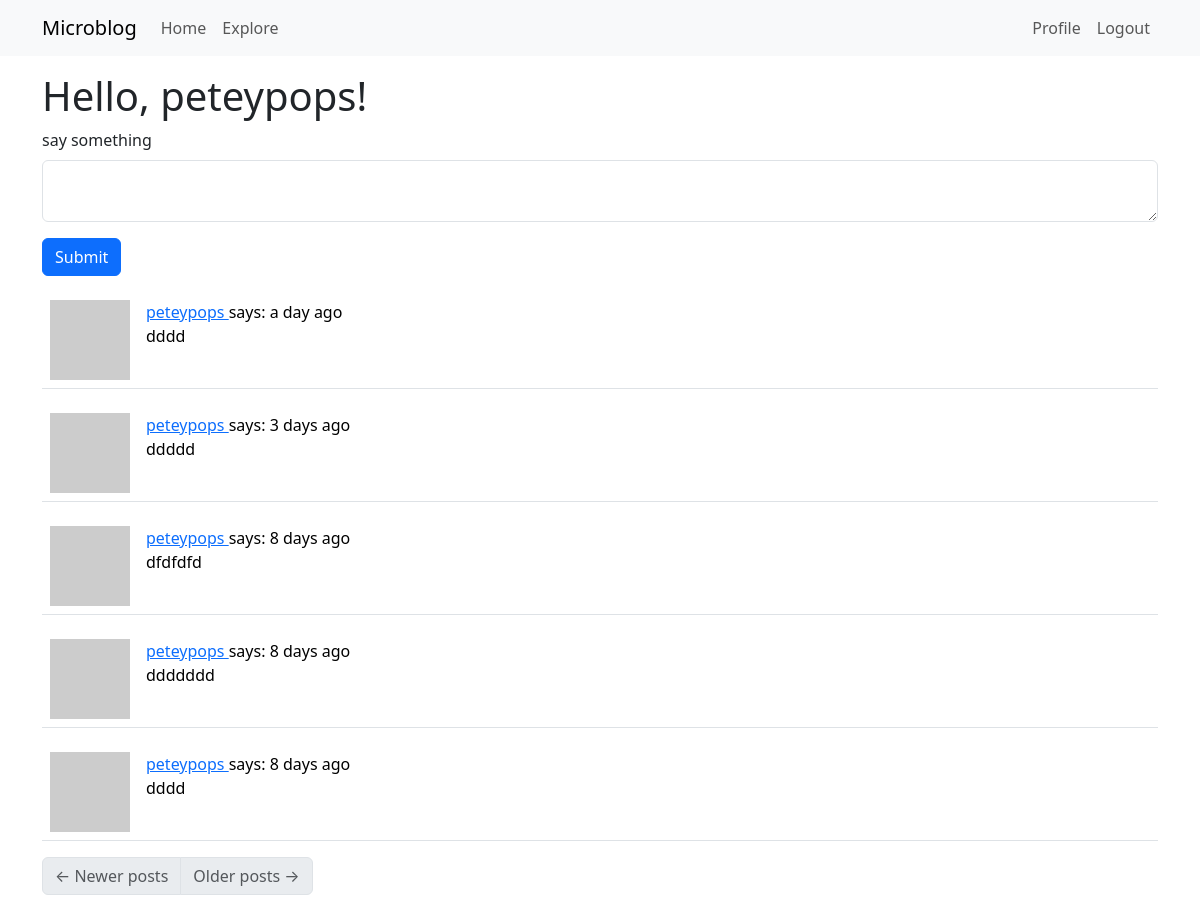
The app's page /index (signed in) with its own data.
### app/models.py (models this page shows, shortened)
class User(UserMixin, db.Model):
    id: so.Mapped[int] = so.mapped_column(primary_key=True)
    username: so.Mapped[str] = \
        so.mapped_column(sa.String(64), index=True, unique=True)
    email: so.Mapped[str] = so.mapped_column(sa.String(120),
                                             index=True, unique=True)
    password_hash: so.Mapped[Optional[str]] = so.mapped_column(sa.String(256))
    posts: so.WriteOnlyMapped['Post'] = \
        so.relationship(back_populates='author')
    about_me: so.Mapped[Optional[str]] = so.mapped_column(sa.String(140))
    last_seen: so.Mapped[Optional[datetime]] \
        = so.mapped_column(default=lambda: datetime.now(timezone.utc))
    following: so.WriteOnlyMapped['User'] = so.relationship(
        secondary=followers,
        primaryjoin=(followers.c.follower_id == id),
        secondaryjoin=(followers.c.followed_id == id),
        back_populates='followers'
    )
    followers: so.WriteOnlyMapped['User'] = so.relationship(
        secondary=followers,
        primaryjoin=(followers.c.followed_id == id),
        secondaryjoin=(followers.c.follower_id == id),
        back_populates='following'
    )
    def avatar(self, size):
        digest = md5(self.email.lower().encode('utf-8')).hexdigest()
        return f"https://www.gravatar.com/avatar/{digest}?d=identicon&s={size}"
    def following_posts(self):
        Author = so.aliased(User)
        Follower = so.aliased(User)
        return (
            sa.select(Post)
            .join(Post.author.of_type(Author))
            .join(Author.followers.of_type(Follower), isouter=True)
            .where(sa.or_(
                Follower.id == self.id,
                Author.id == self.id,
            ))
            .group_by(Post)
            .order_by(Post.timestamp.desc())
        )

class Post(db.Model):
    id: so.Mapped[int] = so.mapped_column(primary_key=True)
    body: so.Mapped[str] = so.mapped_column(sa.String(140))
    timestamp: so.Mapped[datetime] = so.mapped_column(
        index=True, default=lambda: datetime.now(timezone.utc))
    user_id: so.Mapped[int] = so.mapped_column(sa.ForeignKey(User.id),
                                               index=True)
    author: so.Mapped[User] = so.relationship(back_populates='posts')

### app/routes.py (the view)
@app.route("/", methods=['GET', 'POST'])
@app.route("/index", methods=['GET', 'POST'])
@login_required
def index():
    form = PostForm()
    if form.validate_on_submit():
        post = Post(body=form.post.data, author=current_user)
        db.session.add(post)
        db.session.commit()
        flash(_('Your post is now live!'))
        return redirect(url_for('index'))
    page = request.args.get('page', 1, type=int)
    posts = db.paginate(current_user.following_posts(),
                        page=page,
                        per_page=app.config['POSTS_PER_PAGE'],
                        error_out=False
                        )
    print(f"NUMS: PREV: {posts.prev_num} NEXT: {posts.next_num}")
    next_url = url_for('index', page=posts.next_num) \
        if posts.has_next else None
    prev_url = url_for('index', page=posts.prev_num) \
        if posts.has_prev else None
    return render_template(
                            "index.html",
                            title=None,
                            posts=posts.items,
                            form=form,
                            next_url=next_url,
                            prev_url=prev_url)

### app/forms.py
class PostForm(FlaskForm):
    post = TextAreaField('say something',
                         validators=[DataRequired(),
                         Length(min=1, max=140)])
    submit = SubmitField('Submit')

### app/models.py (called while the page is built)
@login.user_loader
def load_user(id):
    return db.session.get(User, int(id))

### app/routes.py (called while the page is built)
@app.before_request
def before_request():
    if current_user.is_authenticated:
        current_user.last_seen = datetime.now(timezone.utc)
        db.session.commit()

### app/templates/index.html
{% extends "base.html" %}
{% import "bootstrap_wtf.html" as wtf %}
{% block content %}
<h1>Hello, {{ current_user.username }}!</h1>
{% if form %}
    {{ wtf.quick_form(form) }}
{% endif %}
{% for post in posts %}
    {% include "_post.html" %}
{% endfor %}
<nav aria-label="Post navigation">
    <ul class="pagination">
        <li class="page-item{% if not prev_url %} disabled{% endif %}">
            <a class="page-link" href="{{ prev_url }}">
                <span aria-hidden="true">&larr;</span> Newer posts
            </a>
        </li>
        <li class="page-item{% if not next_url %} disabled{% endif %}">
            <a class="page-link" href="{{ next_url }}">
                Older posts <span aria-hidden="true">&rarr;</span>
            </a>
        </li>
    </ul>
</nav>
{% endblock content %}

### app/templates/_post.html
<table class="table table-hover">
    <tr>
        <td width="70px">
            <a href="{{ url_for('user', username=post.author.username) }}">
                <img src="{{ post.author.avatar(70) }}" />
            </a>
        </td>
        <td>
            <a href="{{ url_for('user', username=post.author.username) }}">
                {{ post.author.username }}
            </a>
            says: {{ moment(post.timestamp).fromNow() }}
            <br>
            {{ post.body }}
        </td>
    </tr>
</table>

### records on screen
User: username "peteypops"
Post: author.username "peteypops", timestamp "a day ago", body "dddd"
Post: author.username "peteypops", timestamp "3 days ago", body "ddddd"
Post: author.username "peteypops", timestamp "8 days ago", body "dfdfdfd"
Post: author.username "peteypops", timestamp "8 days ago", body "ddddddd"
Post: author.username "peteypops", timestamp "8 days ago", body "dddd"

### other values on screen
{{ field.label(class='form-label') }} "say something"
